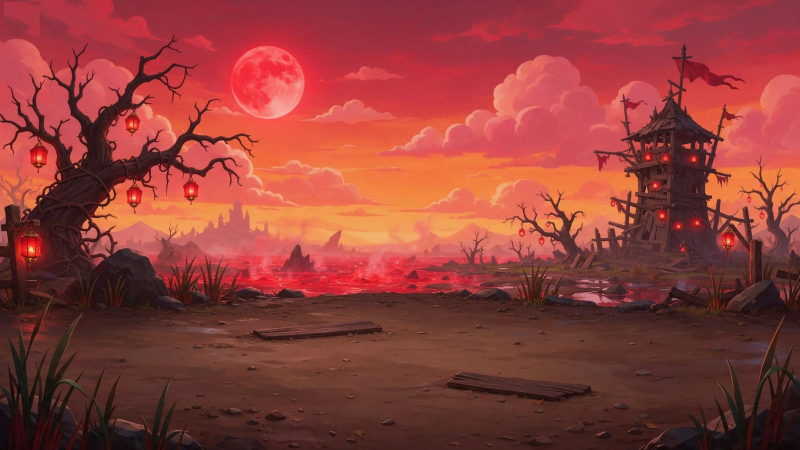
#> input picture art/bg_blood.jpg, 1600 x 900 px, found by its file name (shown at 1/2 size)
$ python '썸네일만들기.py'
#> lines starting #> are read from the running program, lines starting #| are printed output that depends on the picture
# python3 썸네일만들기.py 출력.jpg [N일차] — 「개발 N일차」 표지 1080×1920 (game-devlog-thumbnail 틀 규격 그대로)
# 11-16 19:09 「썸네일 너 짤린다」 · 19:16 「규격 고정틀」 · 19:19 「캐릭터 안 가리게 조심」
# 글자는 위 320 아래 금지 · 캐릭터는 소개 글 아래(775)부터 띠 위(1440)까지 → 글자와 캐릭터가 겹치지 않음 · 주인공(지배자) 맨 앞 · 나머지는 어둡게 뒤 옆
import sys, json
from PIL import Image, ImageDraw, ImageFont, ImageFilter, ImageEnhance
A = '/home/claude/v85/art/'
W, H = 1080, 1920
DAY = sys.argv[2] if len(sys.argv) > 2 else '1'
FB = '/usr/share/fonts/opentype/noto/NotoSansCJK-Black.ttc'
f = lambda s: ImageFont.truetype(FB, s)
bg = Image.open(A + 'bg_blood.jpg').convert('RGB'); s = H / bg.height
#> further down, bg is the input picture: PIL image 1600x900 RGB; mean R, G, B 144.6, 62.7, 57.6
#> after `s = H / bg.height`: s = 2.13
bg = bg.resize((int(bg.width * s), H)); x0 = (bg.width - W) // 2; im = bg.crop((x0, 0, x0 + W, H))
#> after `x0 = (bg.width - W) // 2`: x0 = 1166
#> after `im = bg.crop((x0, 0, x0 + W, H))`:
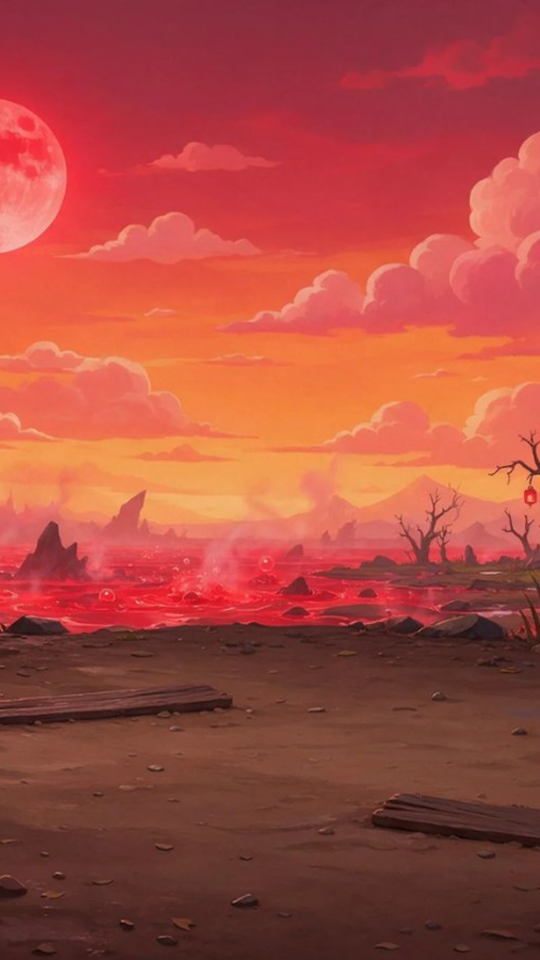
#> im: PIL image 1080x1920 RGB (shown at 1/2 size); mean R, G, B 169.4, 74.6, 64.1
im = Image.blend(im, Image.new('RGB', (W, H), (40, 8, 40)), 0.35)
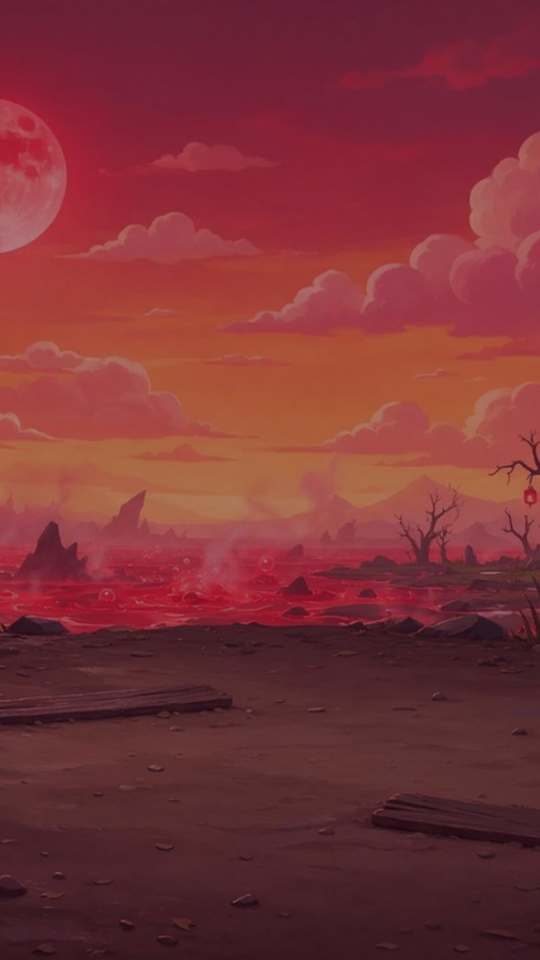
#> im: PIL image 1080x1920 RGB (shown at 1/2 size); mean R, G, B 123.7, 50.8, 55.2
CHAR_TOP, CHAR_FOOT = 775, 1440
boxes = []
def put(fn, h, cx, flip=False, dark=1.0):
#> (the run stopped early here; a loop or call above may not have finished)
